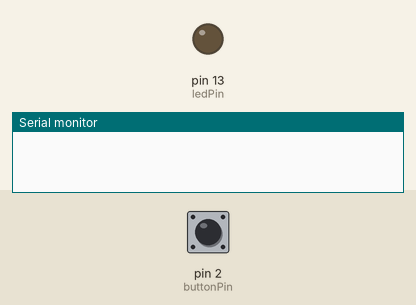
Recording of a sketch running on a simulated Arduino Uno, built with avr-gcc and run on an emulated ATmega328P. Parts: output pins drawn as LEDs (lit = HIGH), the last lines printed to the serial monitor. Dashed ring = blinking. The test bench sets the inputs (shaded band); at power-on: pin 2 (buttonPin) HIGH.

Above: at 1.2 s.
1.3 s: pin 2 (buttonPin) pulled LOW for 0.15 s
At 1.55 s:
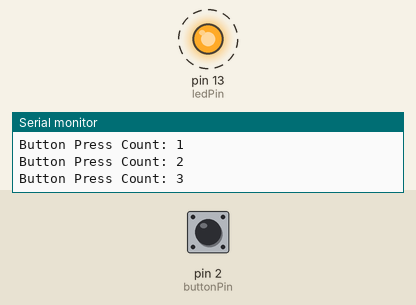
3.5 s: pin 2 (buttonPin) pulled LOW for 3.2 s
At 3.75 s:
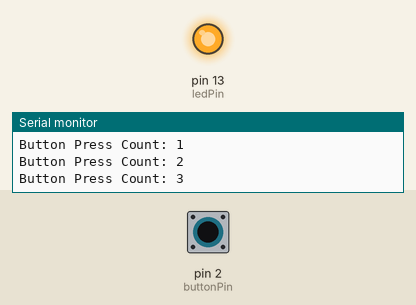
Timing chart, 0 to 8.6 s (numbered marks = the images above; inputs shaded):
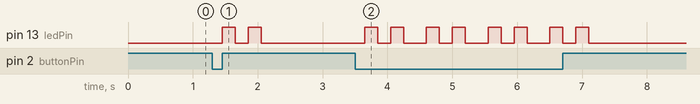

Measured:
- after the input at 1.3 s, pin 13 (ledPin): alternates HIGH for 0.20 s and LOW for 0.20 s, 4 changes in all, then stays LOW, starting after 0.15 s
- after the input at 3.5 s, pin 13 (ledPin): LOW → HIGH after 0.15 s, then repeats every 0.95 s: LOW 0.20 s, HIGH 0.20 s, LOW 0.35 s, HIGH 0.20 s, until it stays LOW from 7.1 s

The sketch:

q1.ino
```cpp
const int buttonPin = 2;  // Button pin connected to digital pin 2
const int ledPin = 13;    // LED pin connected to digital pin 13

int buttonState = 0;      // Variable to store the current button state
int buttonPressCount = 0; // Variable to count the number of button presses

void setup() {
  pinMode(ledPin, OUTPUT);     // Set the LED pin as an output
  pinMode(buttonPin, INPUT);   // Set the button pin as an input
  digitalWrite(buttonPin, HIGH);  // Enable the internal pull-up resistor for the button pin
  Serial.begin(9600);          // Initialize the serial communication (for debugging)
}

void loop() {
  buttonState = digitalRead(buttonPin);  // Read the current state of the button

  // Check if the button is pressed and increment the button press count
  if (buttonState == LOW) {
    delay(50);  // Debounce delay to avoid multiple button presses
    if (buttonState == LOW) {
      buttonPressCount++;
      Serial.print("Button Press Count: ");
      Serial.println(buttonPressCount);
    }
  }

  // Check if the button press count is 3 and blink the LED twice
  if (buttonPressCount == 3) {
    digitalWrite(ledPin, HIGH);  // Turn on the LED
    delay(200);                  // Wait for 200 milliseconds
    digitalWrite(ledPin, LOW);   // Turn off the LED
    delay(200);                  // Wait for 200 milliseconds

    digitalWrite(ledPin, HIGH);  // Turn on the LED again
    delay(200);                  // Wait for 200 milliseconds
    digitalWrite(ledPin, LOW);   // Turn off the LED
    delay(200);                  // Wait for 200 milliseconds

    buttonPressCount = 0;        // Reset the button press count to 0
  }
}
```

q3.ino
```cpp

```
